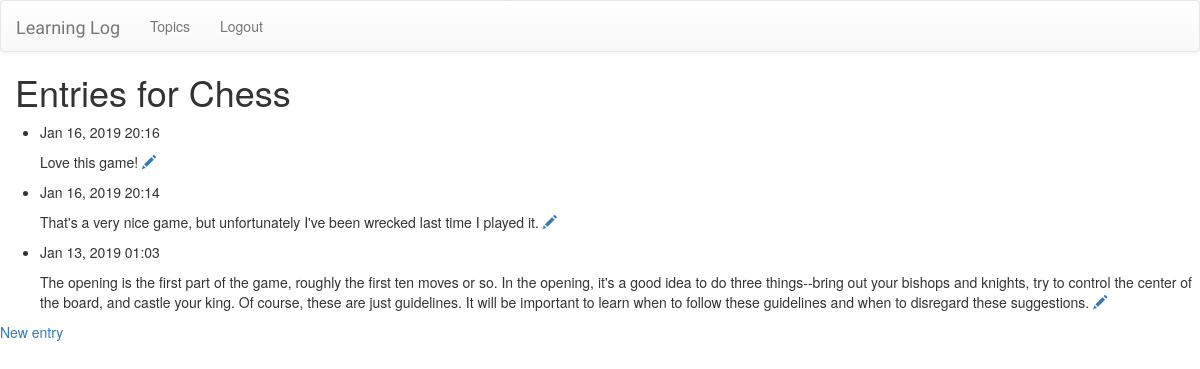
The page /topics/1/ (signed in) on the database its author committed.
### learning_logs/models.py (models this page shows, shortened)
class Topic(models.Model):
    text = models.CharField(max_length=200)
    date_added = models.DateTimeField(auto_now_add=True)
    owner = models.ForeignKey(User, on_delete=models.CASCADE)
    def __str__(self):
        return self.text

class Entry(models.Model):
    topic = models.ForeignKey(Topic, on_delete=models.CASCADE)
    text = models.TextField()
    date_added = models.DateTimeField(auto_now_add=True)
    class Meta:
        verbose_name_plural = 'entries'

### learning_logs/views.py (the view)
# urls.py: path('topics/<int:pk>/', views.topic, name='topic'),
@login_required
def topic(request, pk):
    topic = Topic.objects.get(id=pk)
    if topic.owner != request.user:
        raise Http404
    entries = topic.entry_set.order_by('-date_added')
    return render(request, 'learning_logs/entries.html', {'entries': entries, 'topic': topic})

### learning_logs/templates/learning_logs/entries.html
{% extends 'learning_logs/base.html' %}
{% block content %}
  <h1>Entries for {{ topic }}</h1>
  <ul>
    {% for entry in entries %}
      <li>
        <p>{{ entry.date_added|date:'M d, Y H:i' }}</p>
        <p>{{ entry.text }} <a href="{% url 'edit_entry' topic_pk=topic.pk entry_pk=entry.pk %}"><span class="glyphicon glyphicon-pencil"></span></a></p>
        {% empty %}
          <p>No entries have been added yet.</p>
      </li>
    {% endfor %}
  </ul>
  <a href="{% url 'new_entry' pk=topic.pk %}">New entry</a>
{% endblock content %}

### learning_logs/templates/learning_logs/base.html (shortened to what this page needs)
{% load static %}
<!DOCTYPE html>
<html lang="en" dir="ltr">
  <head>
    <link rel="stylesheet" href="//maxcdn.bootstrapcdn.com/bootstrap/3.2.0/css/bootstrap.min.css">
    <link rel="stylesheet" href="//maxcdn.bootstrapcdn.com/bootstrap/3.2.0/css/bootstrap-theme.min.css">
    <link rel="stylesheet" href="{% static 'css/ll.css' %}">
  </head>
  <body>
    <nav class="navbar navbar-default">
      <div class="container-fluid">
        <div class="navbar-header">
          <a class="navbar-brand" href="{% url 'index' %}"><span id="site-name">Learning Log</span></a>
        </div>
        <ul class="nav navbar-nav">
          {% if user.is_authenticated %}
            <li><a href="{% url 'topics' %}">Topics</a></li>
            <li><a href="{% url 'logout' %}">Logout</a></li>
          {% endif %}
        </ul>
      </div>
    </nav>
    {% block content %}
    {% endblock content %}
  </body>
</html>

### learning_logs/static/css/ll.css (style rules this page uses)
#site-name { font-family: 'Staatliches', cursive; }
h1 { padding-left: 15px; }

### rows shown on the page
Topic: text "Chess"
Entry: date_added "Jan 16, 2019 20:16", text "Love this game!"
Entry: date_added "Jan 16, 2019 20:14", text "That's a very nice game, but unfortunately I've been wrecked last time I played it."
Entry: date_added "Jan 13, 2019 01:03", text "The opening is the first part of the game, roughly the first ten moves or so. In the opening, it's a good idea to do three things--bring out your bishops and knights, try to control the center of the board, and castle your king. Of course, these are just guidelines. It will be important to learn when to follow these guidelines and when to disregard these suggestions."
